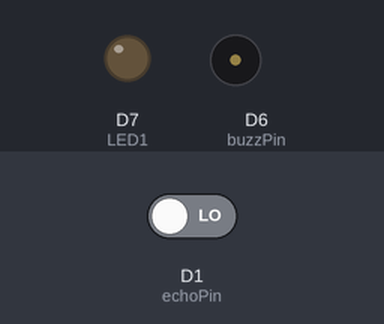
The sketch below on a simulated ESP8266 (NodeMCU). Shown: output pins drawn as LEDs (lit = HIGH), buzzer (waves = sounding, pin HIGH). The test bench sets the inputs (shaded band); at power-on: D1 (echoPin) LOW. WiFi joins after 1.5 s; servers stay silent unless stated; the local clock reads 2024-03-15 10:24:30 at power-on unless the sketch sets it; what the sketch prints to the serial monitor is not drawn.

Above: at 3.3 s.
3.4 s: D1 (echoPin) driven HIGH
At 4.5 s:
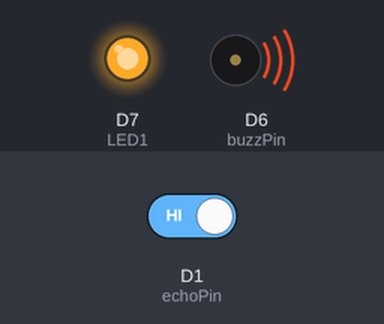
Timing chart, 0 to 6.4 s (numbered marks = the images above; inputs shaded):
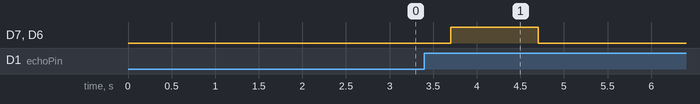

Measured:
- after the input at 3.4 s, D7 (LED1), D6 (buzzPin): LOW → HIGH after 0.30 s, → LOW 1.0 s later

The sketch:

Node-MCU.ino
```cpp
#include <ESP8266WiFi.h>
#include <WiFiClientSecure.h>
#include <UniversalTelegramBot.h>

const char* ssid = "SSID";
const char* password = "Password";
#define BOTtoken "Bot-Token"
#define CHAT_ID "Chat-ID"
//#define CHAT_ID2"Chat-ID2"

X509List cert(TELEGRAM_CERTIFICATE_ROOT);
WiFiClientSecure client;
UniversalTelegramBot bot(BOTtoken, client);

int const trigPin = 4;
int const echoPin = D1;
int const buzzPin = 12;
const int LED1 = 13;


void setup() {

  Serial.begin(115200);
  configTime(0, 0, "pool.ntp.org");
  client.setTrustAnchors(&cert);

  WiFi.mode(WIFI_STA);
  WiFi.begin(ssid, password);

  while (WiFi.status() != WL_CONNECTED) {
    Serial.print(".");
    delay(500);
  }

  pinMode(trigPin, OUTPUT);
  pinMode(echoPin, INPUT);
  pinMode(buzzPin, OUTPUT);
  pinMode(LED1 , OUTPUT);

  Serial.println("");
  Serial.println("WiFi connected");
  Serial.print("IP address: ");
  Serial.println(WiFi.localIP());
  bot.sendMessage(CHAT_ID, "Wifi Connected!", "");
//  bot.sendMessage(CHAT_ID2, "Wifi Connected!", "");
  bot.sendMessage(CHAT_ID, "System has Started!!", "");
 // bot.sendMessage(CHAT_ID2, "System has Started!!", "");
}

bool messageSent = false; // Flag to track if message is sent // Flag to track if message is sent

void loop() {
  int alert = digitalRead(echoPin); // Read the state of the echo pin

  if (alert == HIGH && !messageSent) { // Send message only when logic low (0) is received on echo pin and message is not already sent
    bot.sendMessage(CHAT_ID, "Alert!! Saline Level is Below Threshold!!", "");
   // bot.sendMessage(CHAT_ID2, "Alert!!", "");
    digitalWrite(buzzPin, HIGH);
    digitalWrite(LED1, HIGH);
    delay(1000); // Delay to prevent continuous alerts
    digitalWrite(buzzPin, LOW); // Turn off buzzer after delay
    digitalWrite(LED1, LOW); // Turn off LED after delay
    messageSent = true;
    digitalWrite(echoPin,LOW); // Set flag to true indicating message is sent
  }

  if (messageSent) {
    return; // Exit loop() function after sending message
  }

  delay(100); // Delay to prevent excessive loop iterations
}
```
